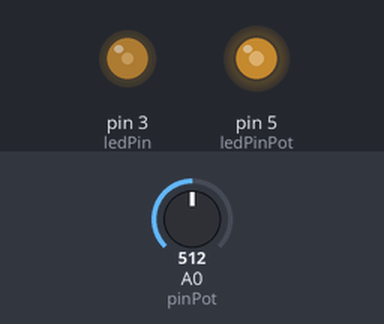
A sketch run on a simulated Arduino Uno, built with avr-gcc and run on an emulated ATmega328P. On the bench: output pins drawn as LEDs (lit = HIGH). The inputs (shaded band) are chosen by the test bench; at power-on: A0 (pinPot) = 512.

Above: at 5.9 s.
6.0 s: A0 (pinPot) set to 716
At 10.66 s:
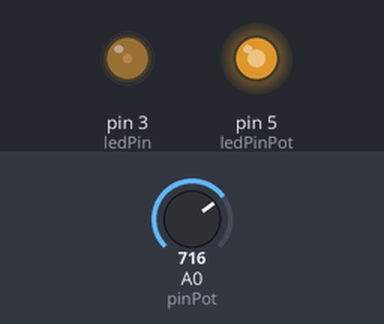
12.9 s: A0 (pinPot) set to 900
At 16.37 s:
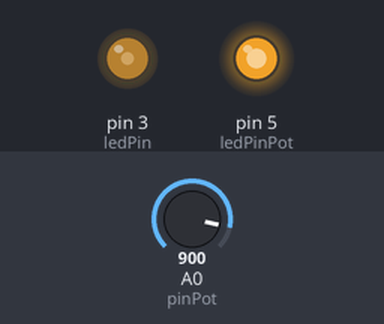
19.0 s: A0 (pinPot) set to 246
At 20.57 s:
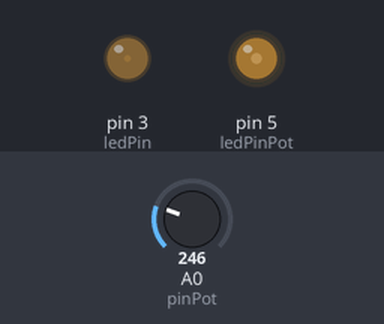
25.1 s: A0 (pinPot) set to 0
At 25.68 s:
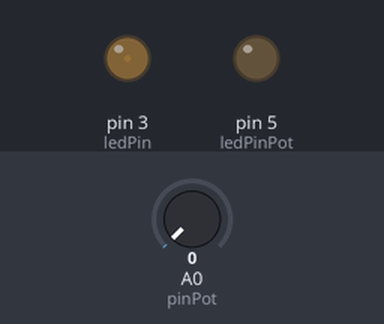
Timing chart, 0 to 78.3 s (numbered marks = the images above; inputs shaded):
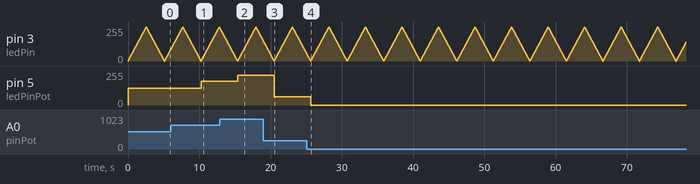

Measured:
- after the input at 6.0 s, pin 5 (ledPinPot): 127/255 → 178/255 after 4.3 s
- after the input at 12.9 s, pin 5 (ledPinPot): 178/255 → 224/255 after 2.5 s
- after the input at 19.0 s, pin 5 (ledPinPot): 224/255 → 61/255 after 1.5 s
- after the input at 25.1 s, pin 5 (ledPinPot): 61/255 → 0/255 after 0.53 s

The sketch:

codigo.ino
```cpp
const int ledPin =  3;      // the number of the LED pin
const int ledPinPot =  5;
const int pinPot = 0; // Pin A0

int brillo2;
int brillo;


void setup() {
  // initialize the LED pin as an output:
  pinMode(ledPin, OUTPUT);
  // pin analogicos están como entradas por defecto

}

void loop() {

  brillo2 = analogRead(pinPot);
  brillo2 = map(brillo2, 0, 1023, 0, 255);
  analogWrite(ledPinPot, brillo2);

  for(brillo=0; brillo<256; brillo++) {
  	analogWrite(ledPin, brillo);
    delay(10);
  }
  for(brillo=255; brillo>=0; brillo--) {
  	analogWrite(ledPin, brillo);
    delay(10);
  }

}
```
